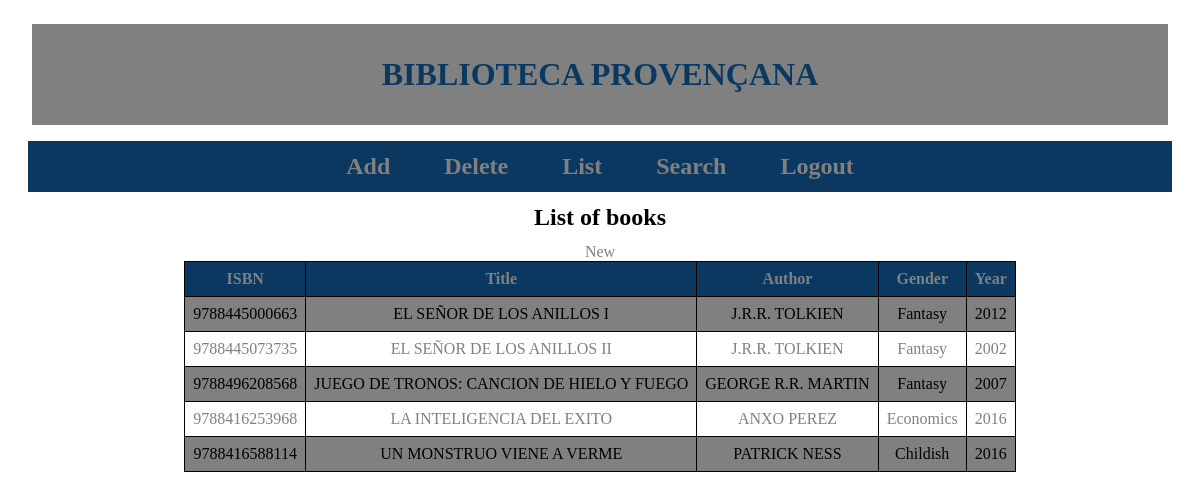
Page /list.php (signed in) on the committed database.
### tables this page shows
CREATE TABLE `books` (
  `isbn` text NOT NULL,
  `title` text NOT NULL,
  `author` text NOT NULL,
  `gender` text NOT NULL,
  `year` text NOT NULL
);

### list.php (the view, shortened to what this page needs)
<?php
require_once "functions/menu.php";
head();
menu();
echo '<h2>List of books</h2>';
$servername = "localhost";
$bookname = "root";
$password = "alumne";
$database = "Biblioteca";
try {
	$conn = new PDO("mysql:host=$servername;dbname=$database",
	$bookname,
	$password,
	array(PDO::MYSQL_ATTR_INIT_COMMAND => "SET NAMES utf8"));
	$conn->setAttribute(PDO::ATTR_ERRMODE, PDO::ERRMODE_EXCEPTION);
	$stmt = $conn->prepare("SELECT * FROM books");
	$stmt->execute();
	$books = $stmt->fetchAll(PDO::FETCH_ASSOC);
	?>
	<a href="view/addForm.php">New</a>
	<table border="1">
		<thead>
			<th>ISBN</th>
			<th>Title</th>
			<th>Author</th>
			<th>Gender</th>
			<th>Year</th>
		</thead>
		<?php foreach ($books as $key => $book) { ?>
			<tr>
				<td><?=$book['isbn']?></td>
				<td><?=$book['title']?></td>
				<td><?=$book['author']?></td>
				<td><?=$book['gender']?></td>
				<td><?=$book['year']?></td>
				<?php } ?>
			</table>
			<?php
		}
		catch(PDOException $e) {
			echo "Error: " . $e->getMessage();
		}
		footer();
		?>

### functions/menu.php (shortened to what this page needs)
<?php
function head(){
echo <<<HERE
  <html>
    <head>
      <title>Library</title>
      <meta http-equiv="content-type" content="text/html;charset=utf-8" />
      <meta name="generator" content="Geany 1.27" />
      <link rel="stylesheet" type="text/css" href="css/style.css" />
    </head>
    <body>
HERE;
}
function menu(){
echo <<<HERE
		<div id="divTitle" >BIBLIOTECA PROVENÇANA</div>
		<div id="divLinks">
HERE;
				if(0==strcmp($_SESSION['cont'], "admin")){
					echo '<a href="add.php">Add </a>';
					echo '<a href="delete.php">Delete</a>';
				}
echo <<<HERE
			<a href="list.php">List</a>
			<a href="search.php">Search</a>
			<a href="logout.php">Logout</a>
		</div>
HERE;
}
function footer(){
echo <<<HERE
  </body>
</html>
HERE;
}
?>

### css/style.css (style rules this page uses)
* { text-align: center; margin: 0.5em; }
#divTitle { color: #0B3861; background-color: grey; padding: 1em; font-size: 2em; font-weight: bold; }
a { color: grey; text-decoration: none; margin: 1em; }
#divLinks { background-color: #0B3861; padding: 0.5em; font-size: 1.5em; font-weight: bold; }
table, th, tr, td { border: 1px solid black ; border-collapse: collapse; margin-top: 1em; padding: 0.5em; }
table { align: center; margin: auto; }
th { color: gray; background-color: #0B3861; }
tr:nth-child(odd) { background-color: grey; }
tr:nth-child(even) { color: grey; }

### rows in the picture
books: isbn "9788445000663", title "EL SEÑOR DE LOS ANILLOS I", author "J.R.R. TOLKIEN", gender "Fantasy", year "2012"
books: isbn "9788445073735", title "EL SEÑOR DE LOS ANILLOS II", author "J.R.R. TOLKIEN", gender "Fantasy", year "2002"
books: isbn "9788496208568", title "JUEGO DE TRONOS: CANCION DE HIELO Y FUEGO", author "GEORGE R.R. MARTIN", gender "Fantasy", year "2007"
books: isbn "9788416253968", title "LA INTELIGENCIA DEL EXITO", author "ANXO PEREZ", gender "Economics", year "2016"
books: isbn "9788416588114", title "UN MONSTRUO VIENE A VERME", author "PATRICK NESS", gender "Childish", year "2016"
